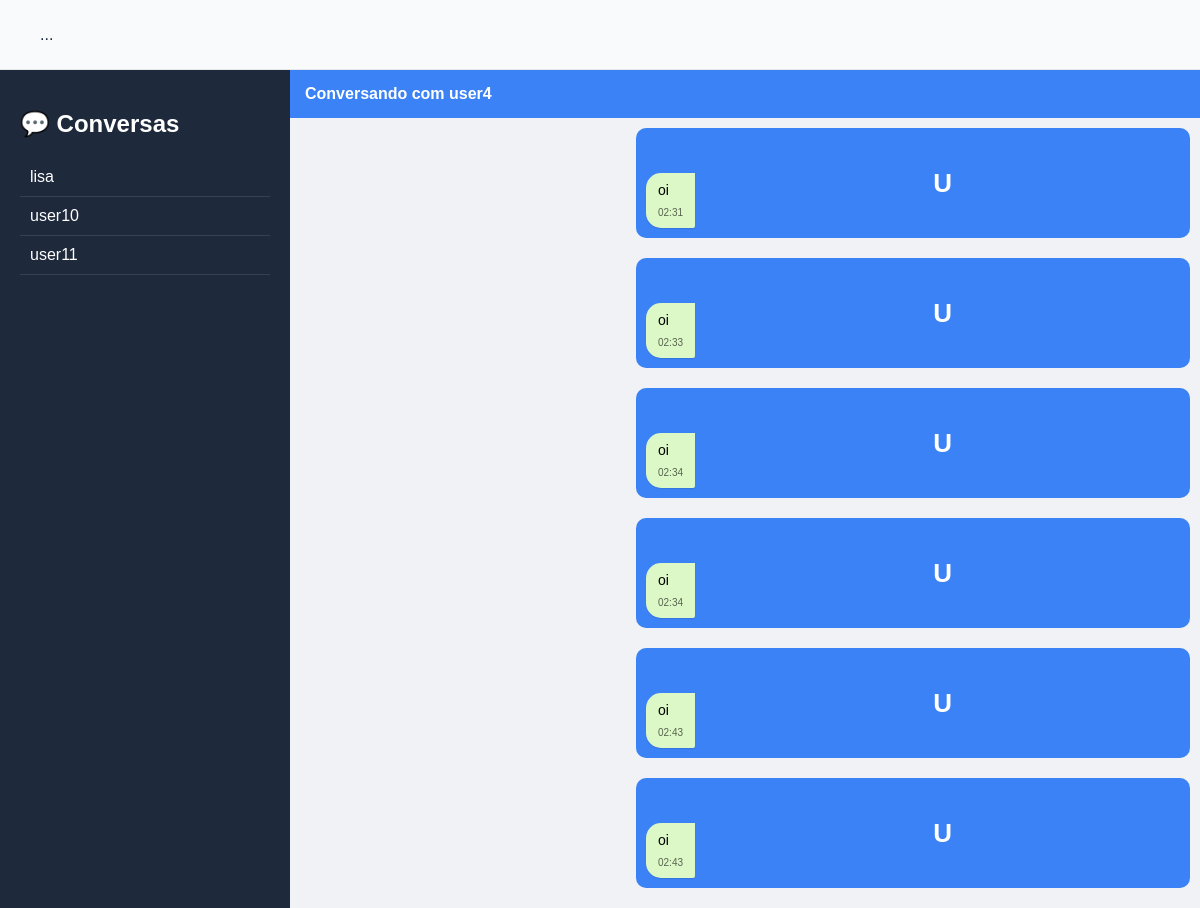
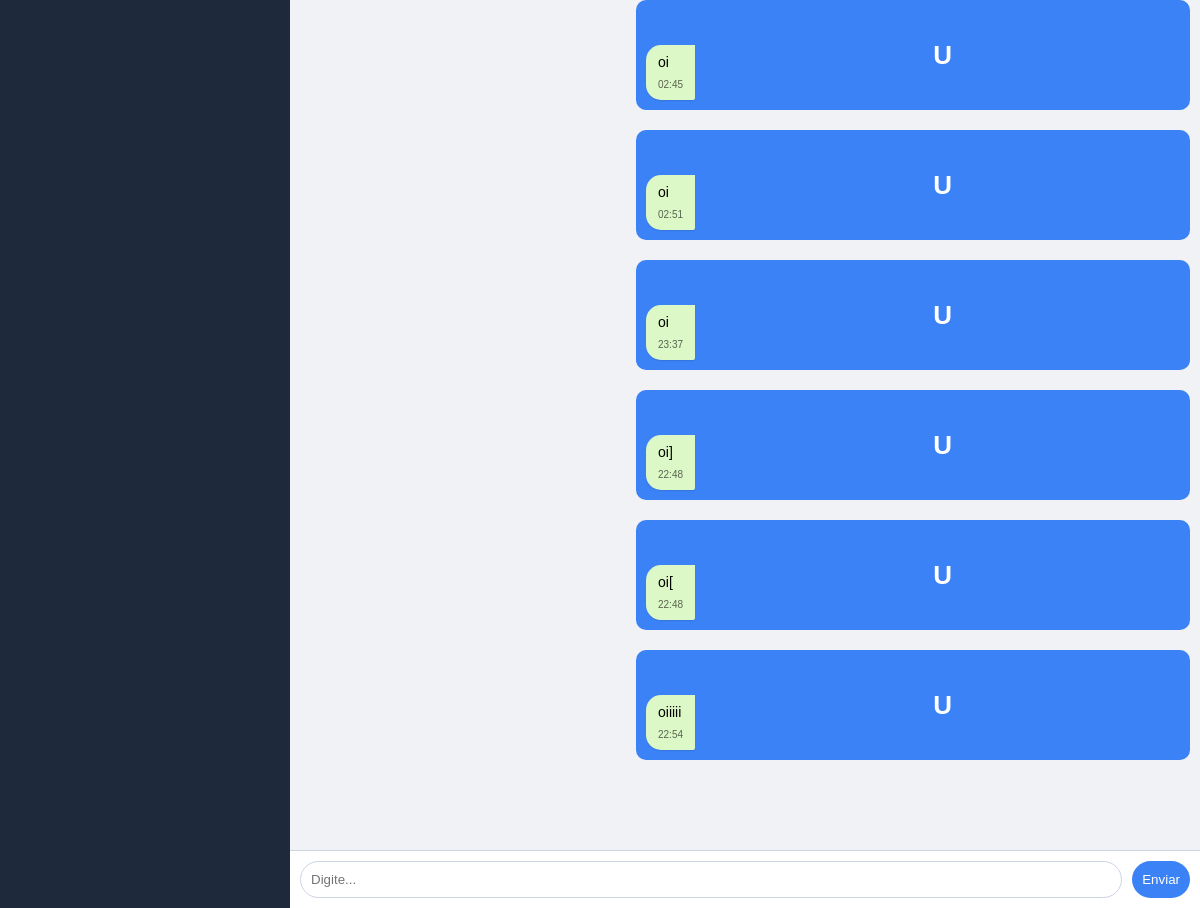
The app's page /chat/14/ (signed in) with its own data (2 pictures, top to bottom).
### usuarios/models.py (models this page shows, shortened)
class Usuario(models.Model):
    username = models.CharField(max_length=100)
    password = models.CharField(max_length=100)
    idioma_nativo = models.CharField(max_length=50)
    idioma_aprendizado = models.CharField(max_length=50)
    interesses = models.CharField(max_length=200)
    foto = models.ImageField(upload_to='fotos/', blank=True, null=True)

class Mensagem(models.Model):
    remetente = models.ForeignKey(Usuario, on_delete=models.CASCADE, related_name='mensagens_enviadas')
    destinatario = models.ForeignKey(Usuario, on_delete=models.CASCADE, related_name='mensagens_recebidas')
    texto = models.TextField()
    criado_em = models.DateTimeField(auto_now_add=True)
    status = models.CharField(max_length=20, default='enviada')
    status = models.CharField(
    max_length=20,
    default='enviada'
)

### usuarios/views.py (the view)
# urls.py: path('chat/', views.chat, name='chat'),
def chat(request, user_id):
    usuario_logado = request.session.get('usuario_nome')
    if not usuario_logado:
        return redirect('home')
    de_usuario = Usuario.objects.filter(username=usuario_logado).first()
    para_usuario = Usuario.objects.get(id=user_id)
    mensagens = Mensagem.objects.filter(
        remetente__in=[de_usuario, para_usuario],
        destinatario__in=[de_usuario, para_usuario]
    ).order_by('criado_em')
    conversas = Mensagem.objects.filter(
        remetente=de_usuario
    ).values_list('destinatario', flat=True)
    conversas_recebidas = Mensagem.objects.filter(
        destinatario=de_usuario
    ).values_list('remetente', flat=True)
    usuarios_ids = set(list(conversas) + list(conversas_recebidas))
    usuarios_conversas = Usuario.objects.filter(id__in=usuarios_ids)
    return render(request, 'usuarios/chat.html', {
        'mensagens': mensagens,
        'destinatario': para_usuario,
        'usuarios_conversas': usuarios_conversas
    })

### usuarios/templates/usuarios/chat.html (shortened to what this page needs)
{% load static %}
<!DOCTYPE html>
<html>
<head>
    <link rel="stylesheet" href="{% static 'usuarios/style.css' %}">
</head>
<div class="navbar">
    ...
</div>
<div class="container">
    <div class="sidebar">
        <h2>💬 Conversas</h2>
        {% for u in usuarios_conversas %}
            <a href="/chat/{{ u.id }}/" style="color:white;text-decoration:none;">
                <div class="user">{{ u.username }}</div>
            </a>
        {% endfor %}
    </div>
    <div class="chat-area">
        <div class="chat-header">
            Conversando com {{ destinatario.username }}
        </div>
        <div class="chat-box" id="chat-box">
    {% for msg in mensagens %}
        <div class="message {% if msg.remetente.username == request.session.usuario_nome %}me{% else %}other{% endif %}">
            <div class="avatar">
                {{ msg.remetente.username|first|upper }}
            </div>
            <div class="bubble">
                {{ msg.texto }}
                <div class="time">
                    {{ msg.criado_em|date:"H:i" }}
                </div>
            </div>
        </div>
    {% endfor %}
</div>
    <div class="chat-input">
        <input type="text" id="mensagem" placeholder="Digite...">
        <button onclick="enviar()">Enviar</button>
    </div>
</div>
</body>
</html>

### usuarios/static/usuarios/style.css (style rules this page uses)
.avatar { width: 70px; height: 70px; border-radius: 50%; background: #3b82f6; color: white; display: flex; align-items: center; justify-content: center; font-size: 26px; font-weight: bold; margin: 10px auto; }
.container { display: flex; height: 100vh; }
.sidebar { width: 250px; background: #1e293b; color: white; padding: 20px; }
.user { padding: 10px; border-bottom: 1px solid #334155; cursor: pointer; }
.chat-area { flex: 1; display: flex; flex-direction: column; }
.chat-header { background: #3b82f6; color: white; padding: 15px; font-weight: bold; }
.chat-box { flex: 1; padding: 20px; overflow-y: auto; display: flex; flex-direction: column; gap: 10px; background: #f1f5f9; }
.message { display: flex; align-items: flex-end; gap: 10px; max-width: 70%; }
.me { align-self: flex-end; flex-direction: row-reverse; }
.bubble { padding: 10px 15px; border-radius: 15px; }
.me .bubble { background: #3b82f6; color: white; border-bottom-right-radius: 2px; }
.time { font-size: 10px; margin-top: 5px; opacity: 0.6; }
.chat-input { display: flex; padding: 15px; background: white; border-top: 1px solid #cbd5e1; }
.chat-input input { flex: 1; padding: 12px; border-radius: 20px; border: 1px solid #cbd5e1; outline: none; }
.chat-input button { margin-left: 10px; padding: 10px 20px; border-radius: 20px; background: #3b82f6; color: white; border: none; cursor: pointer; }
.chat-header { background: #3b82f6; color: white; padding: 12px 20px; display: flex; align-items: center; }
.navbar { width: 100%; height: 70px; background: #f8fafc; display: flex; justify-content: space-between; align-items: center; padding: 0 40px; box-sizing: border-box; border-bottom: 1px solid #e5e7eb; }
.message { display: flex; width: 100%; margin-bottom: 10px; }
.message.me { justify-content: flex-end; }
.bubble { padding: 8px 12px; border-radius: 18px; max-width: 60%; word-wrap: break-word; position: relative; font-size: 14px; line-height: 1.4; }
.me .bubble { background-color: #007bff; color: white; border-bottom-right-radius: 2px; }
#chat-box { display: flex; flex-direction: column; padding: 10px; height: 400px; overflow-y: auto; background: #f0f2f5; }
.message { display: flex; width: 100%; margin-bottom: 8px; }
.bubble { padding: 8px 12px; border-radius: 15px; max-width: 65%; word-wrap: break-word; font-size: 14px; position: relative; box-shadow: 0 1px 1px rgba(0,0,0,0.1); }
.me .bubble { background-color: #dcf8c6; color: #000; border-top-right-radius: 0; }

### usuarios/templates/usuarios/chat.html (style rules this page uses)
.container { display: flex; height: 100vh; }
.sidebar { width: 250px; background: #1e293b; color: white; padding: 20px; }
.user { padding: 10px; border-bottom: 1px solid #334155; cursor: pointer; }
.chat-area { flex: 1; display: flex; flex-direction: column; }
.chat-header { background: #3b82f6; color: white; padding: 15px; }
.chat-box { flex: 1; padding: 20px; overflow-y: auto; display: flex; flex-direction: column; }
.message { max-width: 60%; padding: 10px; margin-bottom: 10px; border-radius: 10px; }
.me { background: #3b82f6; color: white; align-self: flex-end; }
.time { font-size: 10px; opacity: 0.6; text-align: right; }
.chat-input { display: flex; padding: 10px; background: white; }
.chat-input input { flex: 1; padding: 10px; }
.chat-input button { margin-left: 10px; background: #3b82f6; color: white; border: none; padding: 10px; }

### records on screen
Usuario: username "lisa"
Usuario: username "user10"
Usuario: username "user11"
Usuario: username "user4"
Mensagem: remetente.username|first "U", texto "oi", criado_em "02:31"
Mensagem: remetente.username|first "U", texto "oi", criado_em "02:33"
Mensagem: remetente.username|first "U", texto "oi", criado_em "02:34"
Mensagem: remetente.username|first "U", texto "oi", criado_em "02:34"
Mensagem: remetente.username|first "U", texto "oi", criado_em "02:43"
Mensagem: remetente.username|first "U", texto "oi", criado_em "02:43"
Mensagem: remetente.username|first "U", texto "oi", criado_em "02:45"
Mensagem: remetente.username|first "U", texto "oi", criado_em "02:51"
Mensagem: remetente.username|first "U", texto "oi", criado_em "23:37"
Mensagem: remetente.username|first "U", texto "oi]", criado_em "22:48"
Mensagem: remetente.username|first "U", texto "oi[", criado_em "22:48"
Mensagem: remetente.username|first "U", texto "oiiiii", criado_em "22:54"
